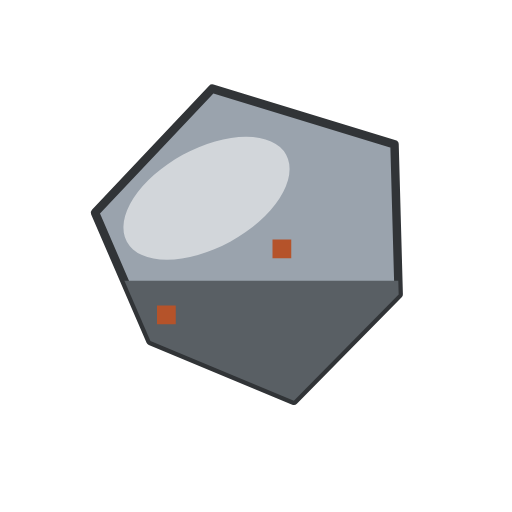
#> input picture publico/guia-estilos/kit/12-gemas/gema-01-hierro.png, 512 x 512 px, given in place of 01-superficie.png, which was not available
$ python brochure-imagenes.py
#> lines starting #> are read from the running program, lines starting #| are printed output that depends on the picture; pictures that were not available may be replaced by others from this repository, and a replacement may not be noted
# RLR · Recorta y pasa a JPG las capturas de cap/ para el brochure (publico/guia-estilos/brochure/img/).
# Uso: python3 brochure-imagenes.py   (después de nav.mjs con brochure-capturas.mjs y brochure-celular.mjs)
import os
from PIL import Image
AQUI = os.path.dirname(os.path.abspath(__file__)); S = AQUI + '/cap/'; D = os.path.normpath(AQUI + '/../../publico/guia-estilos/brochure/img') + '/'
os.makedirs(D, exist_ok=True)
def g(n, sal, caja=None, ancho=1700):
#> called with n = '01-superficie', sal = 'superficie', ancho = 1700
    im = Image.open(S + n + '.png').convert('RGB'); w, h = im.size
#> after `im = Image.open(S + n + '.png').convert('RGB')`:
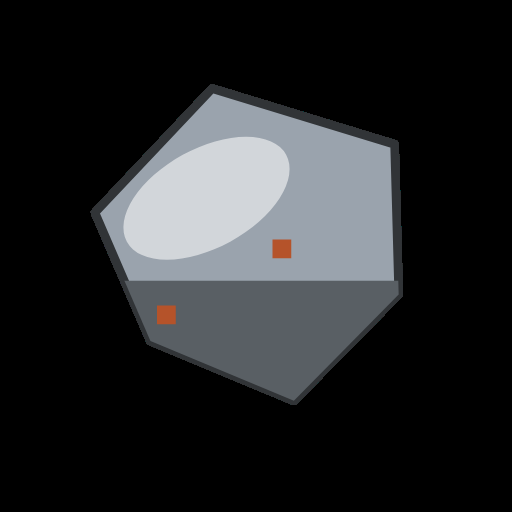
#> im: PIL image 512x512 RGB; mean R, G, B 36.2, 37.7, 39.3
#> after `w, h = im.size`: w = 512; h = 512
    if caja: im = im.crop((int(caja[0] * w), int(caja[1] * h), int(caja[2] * w), int(caja[3] * h)))
    if im.width > ancho: im = im.resize((ancho, round(im.height * ancho / im.width)), Image.LANCZOS)
    im.save(D + sal + '.jpg', quality=86, optimize=True, progressive=True); print(sal, im.size)
#| superficie (512, 512)
g('01-superficie', 'superficie'); g('02-excavando', 'excavando'); g('03-mapa', 'mapa', ancho=1300)
#> call 2 of g, with n = '02-excavando', sal = 'excavando', ancho = 1700
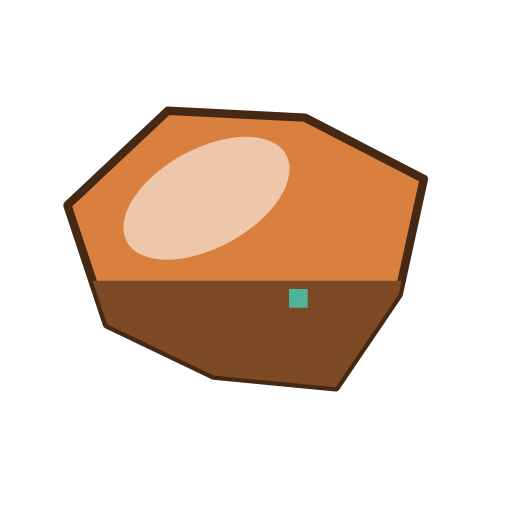
#> input picture publico/guia-estilos/kit/12-gemas/gema-02-cobre.png, 512 x 512 px, given in place of 02-excavando.png, which was not available
#> in g (call 2), `im = Image.open(S + n + '.png').convert('RGB')`:
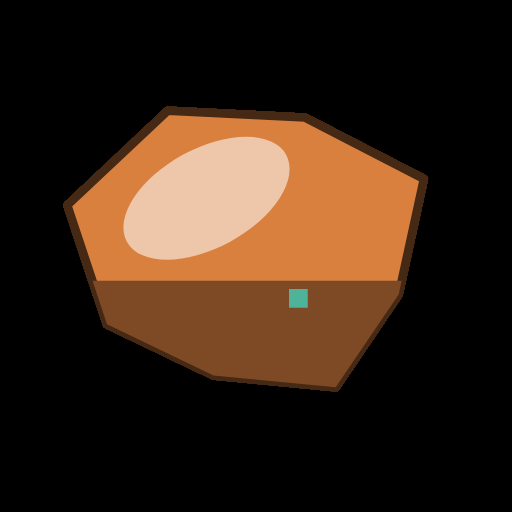
#> im: PIL image 512x512 RGB; mean R, G, B 52.8, 34.4, 20.9
#| excavando (512, 512)
#| mapa (512, 512)
g('04-bascula', 'bascula', (0.14, 0.2, 0.86, 0.8), 1200); g('05-taller', 'taller', (0.14, 0.0, 0.86, 1.0), 1200); g('06-pintureria', 'pintureria', (0.14, 0.0, 0.86, 1.0), 1300); g('07-invitar', 'invitar', (0.14, 0.06, 0.86, 0.94), 1200)
#> (the run stopped early here; a loop or call above may not have finished)
